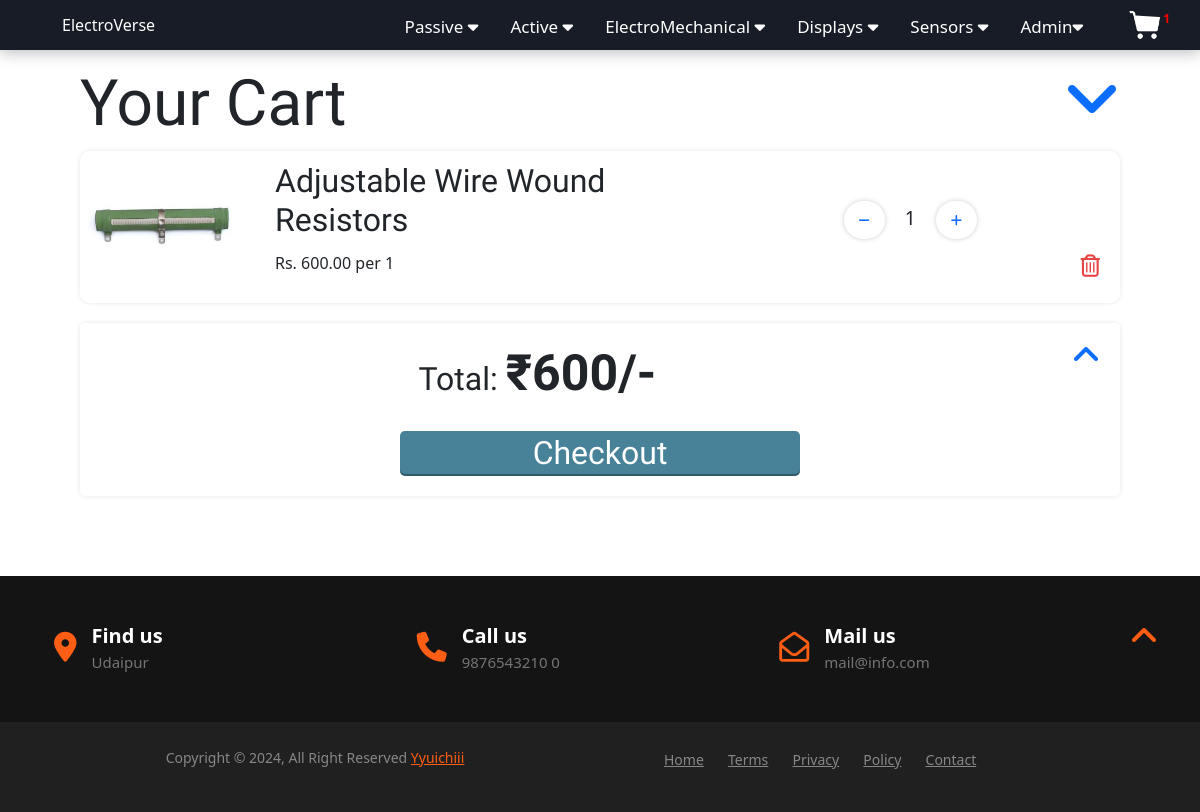
The page /account/cart/ (signed in) on the database as committed earlier.
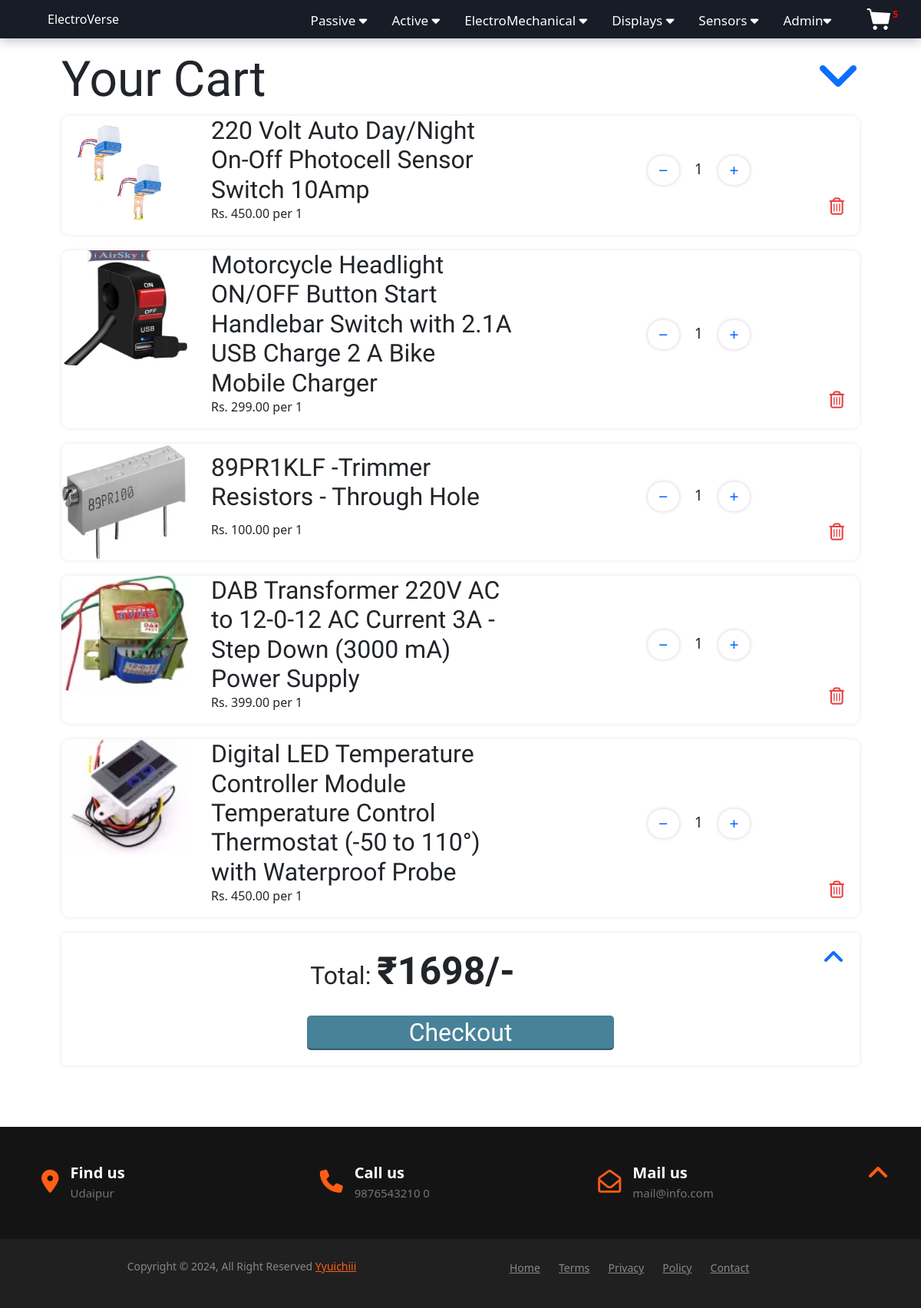
The same page on the database as committed later.
### Accounts/models.py (models this page shows, shortened)
class User(AbstractBaseUser):
    email = models.EmailField(
        verbose_name="email address",
        max_length=255,
        unique=True,
    )
    name=models.CharField(max_length=25)
    phone=models.CharField(validators=[phone_regex], max_length=10)
    is_active = models.BooleanField(default=True)
    is_admin = models.BooleanField(default=False)
    objects = CustomUserManager()
    USERNAME_FIELD = "email"
    REQUIRED_FIELDS = []

class Cart(models.Model):
    user = models.ForeignKey(User, on_delete=models.CASCADE)
    Quantity=models.PositiveIntegerField(default=1)
    Pid=models.ForeignKey(Product,on_delete=models.CASCADE)

### Components/models.py (models this page shows)
class Product(models.Model):
    TYPE_CHOICES = [
	('Resistor', 'Resistor'),
	('Capacitor', 'Capacitor'),
	('Inductor', 'Inductor'),
	('Transformer', 'Transformer'),
	('Transistor', 'Transistor'),
	('IC', 'IC'),
	('Thyristor', 'Thyristor'),
	('Diode', 'Diode'),
	('Amplifier', 'Amplifier'),
	('Relay', 'Relay'),
	('Switch', 'Switch'),
	('Motor', 'Motor'),
	('Solenoid', 'Solenoid'),
	('Actuator', 'Actuator'),
	('LCD', 'LCD'),
	('LED', 'LED'),
	('OLED', 'OLED'),
	('TFT', 'TFT'),
	('TouchScreen', 'TouchScreen'),
	('Temperature', 'Temperature'),
	('Pressure', 'Pressure'),
	('Motion', 'Motion'),
	('Light', 'Light'),
	('Gas', 'Gas'),
    ]
    Type=models.CharField(max_length=20, choices=TYPE_CHOICES,null=True)
    P_name = models.CharField(max_length=200, verbose_name="Product Name")
    Bundle_set = models.PositiveIntegerField(default=1)
    Price = models.DecimalField(max_digits=10, decimal_places=2)
    P_image = models.ImageField(upload_to=upload_path_products, blank=True)
    content = models.TextField(blank=True)
    background_image = models.ImageField(upload_to=upload_path_products, blank=True)
    def __str__(self):
        return self.P_name

### Accounts/views.py (the view)
# urls.py: path('cart/', views.cart_view,name='Cart'),
@login_required
def cart_view(request):
    products=Cart.objects.filter(user=request.user)
    tp = products.aggregate(total_price=Sum(F('Pid__Price') * F('Quantity')))
    return render(request,"Accounts/cart.html",{'products': products,'Price':tp['total_price']})

### Accounts/custom_context.py (called while the page is built)
def user_cart(request):
    c=0;
    if(request.user.is_authenticated):
      cart=Cart.objects.filter(user=request.user).aggregate(cart_no=Sum('Quantity'))
      c=cart['cart_no']
      if c==None:
         c=0
    return {'cart_no': c}

### Accounts/templates/Accounts/cart.html (shortened to what this page needs)
{% extends 'Accounts/base.html' %}
{% load static %}
{% block main-content %}
<div class="cart" id="first">
    <div class="cont">
        <div class="grid_12">
            <h1>Your Cart
                <a id="arrow_down" href="#last" style="float: right;">
                    <i class="fa-solid fa-angle-down fa-bounce fa-flip-horizontal fa-1xl"></i>
                </a>
            </h1>
        </div>
        <ul class="items">
            {% for product in products %}
            <li class="grid_4 item">
                <a href="{% url 'Remove_Cart' product.pk %}" class="btn-remove">
                    <i class="far fa-trash-alt"></i>
                </a>
                <div class="preview">
                    <img class="product_image_cart" src="{{product.Pid.P_image.url}}" />
                </div>
                <div class="details">
                    <h3>
                        {{product.Pid}}
                    </h3>
                    <p>Rs. {{product.Pid.Price}} per {{product.Pid.Bundle_set}} </p>
                </div>
                <div class="inner_container">
                    <div class="picker">
                        <p>
                            <a href="" class="btn-quantity plus"
                            hx-get="{% url 'quantity_update' 'add' product.pk  %}"
                            hx-swap="innerHTML"
                            hx-target='.cn'>
                                <i class="fa-solid fa-plus  fm-xl"></i>
                            </a>
                        </p>
                        <div class="col_1of2 quantity-text">
                            <p>
                                <span class="current_quantity" id="Qu{{product.pk}}">{{product.Quantity}}</span>
                            </p>
                        </div>
                        <p>
                            <a href="" class="btn-quantity minus"
                            hx-get="{% url 'quantity_update' 'minus' product.pk  %}"
                            hx-swap="innerHTML"
                            hx-target='.cn'>
                                <i class="fas fa-minus fm-xl"></i>
                            </a>
                        </p>
                    </div>
                </div>
            </li>
            {% endfor %}
        </ul>
        <div class="grid_12 summary" id="last">
            <a href="#first" style="float: right; "><i
                    class="fa-solid fa-angle-up fa-bounce fa-flip-horizontal fa-2xl"></i></a>
            <div class="inner_container">
                <div class="summary-content">
                    <div class="col_1of2 meta-data">
                        <div class="sub-total">
                            {% if cart_no == 0 %}
                            <h3>Your Cart is Empty. Please Add something !!</h3>
                        </div>
                    </div>
                </div>
            </div>
        </div>
    </div>
</div>
                            {% else %}
                            <h3>Total: <strong id="ppp" style="font-size:50px">&#8377;{{Price}}/-</strong></h3>
                        </div>
                    </div>
                </div>
                <div class="btn-summary">
                    <a href="{% url 'Checkout' %}" class="btn-checkout">Checkout</a>
                </div>
                {% endif %}
            </div>
        </div>
    </div>
</div>
{% endblock main-content %}

### Accounts/templates/Accounts/base.html (shortened to what this page needs)
<!DOCTYPE html>
{% load static %}
<html lang="en">
<head>
    <link rel="stylesheet" href="{% static 'Accounts/css/style.css' %}">
    <link rel="stylesheet" href="{% static 'Accounts/css/cart.css' %}">
    <link rel="stylesheet" href="{% static 'Accounts/css/bootstrap.css' %}">
    <link rel="stylesheet" href="https://cdnjs.cloudflare.com/ajax/libs/font-awesome/6.5.1/css/all.min.css"
 />
</head>
<body hx-headers='{"X-CSRFToken": "{{ csrf_token }}"}'>
    {% include "Accounts/navbar.html" %}
    {% block main-content %} {% endblock main-content %}
    {% include "Accounts/footer.html" %}
</body>
</html>

### Accounts/templates/Accounts/navbar.html (shortened to what this page needs)
{% load static %}
  <nav id="nav">
        <ul class="main-menu">
            <li class="h_element home">
                <a href="{% url 'home' %}"
                class="c_home">
                ElectroVerse
                </a>
            </li>
            <li class="h_element dropdown">
                <button class="dropbtn">
                Passive
                    <i class="fa fa-caret-down"></i>
                </button>
            </li>
            <li class="h_element dropdown">
                <button class="dropbtn">Active
                    <i class="fa fa-caret-down"></i>
                </button>
            </li>
            <li class="h_element dropdown">
                <button class="dropbtn">
                ElectroMechanical <i class="fa fa-caret-down"></i>
                </button>
            </li>
            <li class="h_element dropdown">
                <button class="dropbtn">
                    Displays <i class="fa fa-caret-down"></i>
                </button>
            </li>
            <li class="h_element dropdown">
                <button class="dropbtn">
                    Sensors <i class="fa fa-caret-down"></i>
                </button>
            </li>
            {% if request.user.is_authenticated %}
            <li class="h_element dropdown">
                <button class="dropbtn">
                    {{user.name}}<i class="fa fa-caret-down"></i>
                </button>
            </li>
            <li class="h_element">
                <a href="{% url 'Cart' %}">
                    <img width="34" height="34"
                    src="{% static 'Accounts/Images/cart_icon.png' %}">
                    <sup class="cn">
                        {{cart_no}}
                    </sup>
                </a>
            </li>
            {% else %}
            <li class="h_element"><a href="{% url 'login' %}">Login</a></li>
            <li class="h_element"><a href="{% url 'registration' %}">Register</a></li>
            {% endif %}
        </ul>
</nav>

### Accounts/templates/Accounts/notification.html (shortened to what this page needs)
 {% load static %}

### Accounts/templates/Accounts/footer.html
<div class="footer">
    <footer class="footer-section">
        <div class="container">
            <div class="footer-cta pt-5 pb-5">
                <a href="#nav" style="float: right; color:#ff5e14">
                    <i class="fa-solid fa-angle-up fa-bounce fa-flip-horizontal fa-2xl"></i>
                </a>
                <div class="row">
                    <div class="col-xl-4 col-md-4 mb-30">
                        <div class="single-cta">
                            <i class="fas fa-map-marker-alt"></i>
                            <div class="cta-text">
                                <h4>Find us</h4>
                                <span>Udaipur</span>
                            </div>
                        </div>
                    </div>
                    <div class="col-xl-4 col-md-4 mb-30">
                        <div class="single-cta">
                            <i class="fas fa-phone"></i>
                            <div class="cta-text">
                                <h4>Call us</h4>
                                <span>9876543210 0</span>
                            </div>
                        </div>
                    </div>
                    <div class="col-xl-4 col-md-4 mb-30">
                        <div class="single-cta">
                            <i class="far fa-envelope-open"></i>
                            <div class="cta-text">
                                <h4>Mail us</h4>
                                <span>mail@info.com</span>
                            </div>
                        </div>
                    </div>
                </div>
            </div>
        </div>
        <div class="copyright-area">
            <div class="container">
                <div class="row">
                    <div class="col-xl-6 col-lg-6 text-center text-lg-left">
                        <div class="copyright-text">
                            <p>Copyright &copy; 2024, All Right Reserved <a href="https://github.com/Yyuichiii/">Yyuichiii</a></p>
                        </div>
                    </div>
                    <div class="col-xl-6 col-lg-6 d-none d-lg-block text-right">
                        <div class="footer-menu">
                            <ul>
                                <li><a href="#">Home</a></li>
                                <li><a href="#">Terms</a></li>
                                <li><a href="#">Privacy</a></li>
                                <li><a href="#">Policy</a></li>
                                <li><a href="#">Contact</a></li>
                            </ul>
                        </div>
                    </div>
                </div>
            </div>
        </div>
    </footer>
</div>

### Accounts/static/Accounts/css/style.css (style rules this page uses)
* { margin: 0; padding: 0; box-sizing: border-box; }
nav { text-align: center; background-color: hsl(220, 24%, 12%); box-shadow: 0 2px 16px hsla(220, 32%, 8%, .3); }
nav ul { width: 100%; list-style: none; display: flex; justify-content: flex-end; text-align: center; }
nav li { height: 50px; }
nav a { height: 100%; padding: 0 30px; text-decoration: none; display: flex; align-items: center; color: white; }
nav li:first-child { margin-right: auto; }
.Temp, .dropbtn { font-size: 17px; border: none; outline: none; color: white; padding: 14px 16px; background-color: inherit; font-family: inherit; margin: 0; cursor: pointer; }
.cn { color: red; font-weight: bolder; }
ul { margin: 0px; padding: 0px; }
.footer-section { background: #151414; position: relative; }
.single-cta i { color: #ff5e14; font-size: 30px; float: left; margin-top: 8px; }
.cta-text { padding-left: 15px; display: inline-block; }
.cta-text h4 { color: #fff; font-size: 20px; font-weight: 600; margin-bottom: 2px; }
.cta-text span { color: #757575; font-size: 15px; }
.copyright-area { background: #202020; padding: 25px 0; }
.copyright-text p { margin: 0; font-size: 14px; color: #878787; }
.copyright-text p a { color: #ff5e14; }
.footer-menu li { display: inline-block; margin-left: 20px; }
.footer-menu li a { font-size: 14px; color: #878787; }

### Accounts/static/Accounts/css/cart.css (style rules this page uses)
* { box-sizing: border-box; }
.product_image_cart { width: 165px; height: 150px; vertical-align: sub; }
html { background: #f5f5f5; font-family: "Roboto", sans-serif; }
.btn-quantity { transition: background-color 0.3s ease; font-size: 0.8em; box-shadow: 0 0 5px #0003; border-radius: 20px; padding: 10px 15px; }
.btn-remove { position: absolute; bottom: 20px; right: 20px; z-index: 10; text-align: center; display: inline-block; color: #e94343; font-size: 1.4em; }
.btn-checkout { color: #fff; text-decoration: none; margin: 20px 0 0; padding: 10px 0; border-radius: 5px; text-align: center; display: block; line-height: 25px; box-shadow: inset 0 -2px 0 rgba(0, 0, 0, 0.3); transition: background-color 0.3s ease; background: #478298; width: 40%; font-size: 2em; }
.items { margin: 0; padding: 0; list-style: none; }
.cont { max-width: 1140px; margin: 0 auto; padding: 0 50px; margin-top: 0px; }
.picker { display: flex; flex-direction: row-reverse; align-items: baseline; }
.quantity-text { margin: 0 20px; font-size: 1.2em; }
.btn-summary { display: flex; justify-content: space-around; font-family: "Amatic SC", cursive; }
.sub-total h3 { font-family: "Amatic SC", cursive; font-size: 2em; }
.grid_12 h1 { font-family: "Amatic SC", cursive; font-size: 4em; }
.summary-content { display: flex; justify-content: space-around; align-items: flex-end; }

Rows that differ between the two databases and show on the page:
removed Cart: Pid.P_image (picture), Pid "Adjustable Wire Wound Resistors", Pid.Price "600.00", Pid.Bundle_set "1", Quantity "1"
added Cart: Pid.P_image (picture), Pid "220 Volt Auto Day/Night On-Off Photocell Sensor Switch 10Amp", Pid.Price "450.00", Pid.Bundle_set "1", Quantity "1"
added Cart: Pid.P_image (picture), Pid "Motorcycle Headlight ON/OFF Button Start Handlebar Switch with 2.1A USB Charge 2 A Bike Mobile Charger", Pid.Price "299.00", Pid.Bundle_set "1", Quantity "1"
added Cart: Pid.P_image (picture), Pid "89PR1KLF -Trimmer Resistors - Through Hole", Pid.Price "100.00", Pid.Bundle_set "1", Quantity "1"
added Cart: Pid.P_image (picture), Pid "DAB Transformer 220V AC to 12-0-12 AC Current 3A -Step Down (3000 mA) Power Supply", Pid.Price "399.00", Pid.Bundle_set "1", Quantity "1"
added Cart: Pid.P_image (picture), Pid "Digital LED Temperature Controller Module Temperature Control Thermostat (-50 to 110°) with Waterproof Probe", Pid.Price "450.00", Pid.Bundle_set "1", Quantity "1"
Other text that changed with them:
{{ cart_no }}: "1" → "5"
{{ Price }}: "600" → "1698"
